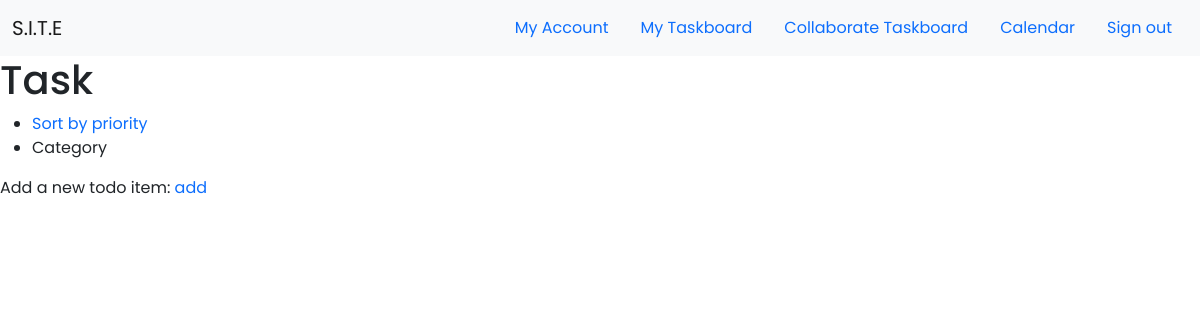
The app's page /taskboard (signed in), older data.
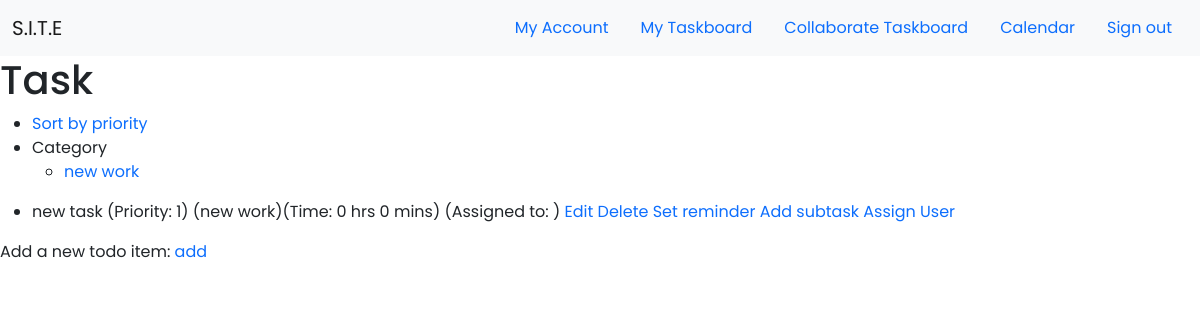
The same page, newer data.
### app/models.py (models this page shows, shortened)
class Category(db.Model):
    id = db.Column(db.Integer, primary_key=True)
    category = db.Column(db.String(30), unique=True, nullable=False)
    user_id = db.Column(db.Integer, db.ForeignKey('user.id'))

class Task(db.Model):
    id = db.Column(db.Integer, primary_key=True, autoincrement=True)
    content = db.Column(db.String, unique=False, nullable=False)
    complete = db.Column(db.Boolean, default=False)
    estimatehr = db.Column(db.Integer, nullable = True)
    estimatemin = db.Column(db.Integer, nullable = True)
    priority = db.Column(db.Integer, nullable=False)
    collaborate_id = db.Column(db.Integer, nullable=True, unique=False)
    category_id = db.Column(db.Integer, db.ForeignKey('category.id'), nullable=False)
    category = db.relationship('Category', backref=db.backref('categories', lazy=True))
    subtask = db.relationship('Subtask', backref = 'subtasks', lazy = 'dynamic')
    user_id = db.Column(db.Integer, db.ForeignKey('user.id'))

### app/routes.py (the view)
@app.route('/taskboard',methods=['GET', 'POST'])
def taskboard():
    user = User.query.filter_by(username=current_user.username).first()
    tasks = Task.query.filter_by(user_id=user.id, collaborate_id = None).all()
    categories = Category.query.filter_by(user_id=user.id).all()
    subtask = Subtask.query.all()
    return render_template('taskboard.html', tasks=tasks, categories=categories, subtasks=subtask)

### app/models.py (called while the page is built)
@login.user_loader
def load_user(id):
    return User.query.get(int(id))

### app/templates/taskboard.html (shortened to what this page needs)
{% extends "base.html" %}
{% block content %}
<link rel="stylesheet" type="text/css" href="{{ url_for('static', filename='css/taskboard.css') }}">
    {% if current_user.is_authenticated %}
            <div>
                <h1>Task</h1>
                <nav>
                    <ul>
                        <li><a href="/priority">Sort by priority</a></li>
                        <li>Category
                            <ul>
                                {% for category in categories %}
                                <li><a href="/category/{{category.id}}">{{category.category}}</a></li>
                                {% endfor %}
                        </li>
                    </ul>
                </nav>
                {% for task in tasks %}
                <ul>
                <li>
                    {{ task.content }} (Priority: {{task.priority}}) ({{task.category.category}})(Time: {{task.estimatehr}} hrs {{task.estimatemin}} mins) (Assigned to: {{task.assignuser}}) <a href= "/edittask/{{task.id}}">Edit</a>  <a href= "/delete/{{task.id}}"> Delete</a>  <a href= "/reminder/{{task.id}}">Set reminder</a> <a href="/addsubtask/{{task.id}}">Add subtask</a> <a href="/assignuser/{{task.id}}">Assign User</a>
                </li>
                </ul>
                {% endfor %}
                <div>Add a new todo item:
                <a href="/addtask"> add</a>
                </div>
            </div>
    {% endif %}
{% endblock %}

### app/templates/base.html (shortened to what this page needs)
<!doctype html>
<html lang="en">
    <head>
        <link href="https://cdn.jsdelivr.net/npm/bootstrap@5.0.0-beta3/dist/css/bootstrap.min.css" rel="stylesheet">
        <link rel="stylesheet" type="text/css" href="{{ url_for('static', filename='css/style.css') }}">
    </head>
    <body>
        <nav class="navbar navbar-expand-lg navbar-light bg-light">
            <div class="container-fluid">
              <a class="navbar-brand" href="/">S.I.T.E</a>
              <ul class="nav justify-content-end">
                <li class="nav-item">
                  {% if current_user.is_authenticated %}
                  <a class="nav-link active" aria-current="page" href="/profile">My Account</a>
                  {% endif %}
                </li>
                <li class="nav-item">
                  {% if current_user.is_authenticated %}
                  <a class="nav-link" href="/taskboard">My Taskboard</a>
                  {% endif %}
                </li>
                <li class="nav-item">
                  {% if current_user.is_authenticated %}
                  <a class="nav-link" href="/collaboratetaskboard">Collaborate Taskboard</a>
                  {% endif %}
                </li>
                <li class="nav-item">
                  {% if current_user.is_authenticated %}
                  <a class="nav-link" href="/calendar">Calendar</a>
                  {% endif %}
                </li>
                <li class="nav-item">
                  {% if current_user.is_authenticated %}
                  <a class="nav-link" href="/logout">Sign out</a>
                  {% endif %}
                </li>
              </ul>
              </div>
          </nav>
        {% block content %}{% endblock %}
    </body>
</html>

### app/static/css/style.css (style rules this page uses)
* { font-family: 'Poppins', sans-serif; margin: 0; padding: 0; }
html, body { margin: 0; padding: 0; }
a { text-decoration: none; }

Row changes from the older to the newer data that the page shows:
added Category: category "new work"
added Task: content "new task", priority "1", category.category "new work", estimatehr "0", estimatemin "0"
